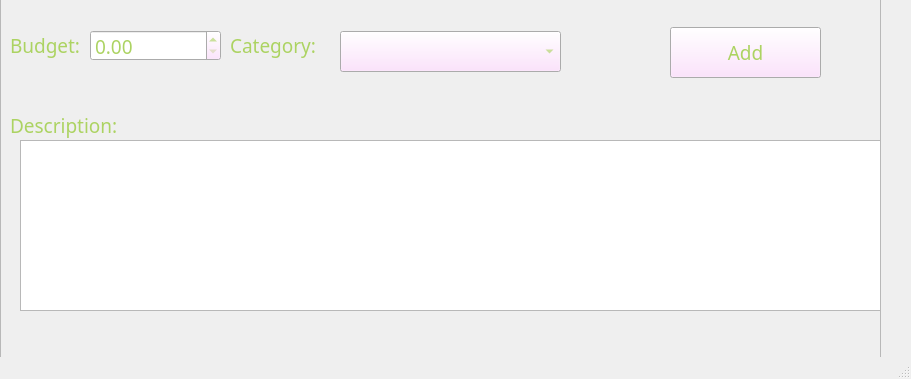
<?xml version="1.0" encoding="UTF-8"?>
<ui version="4.0">
 <class>AddSpending</class>
 <widget class="QMainWindow" name="AddSpending">
  <property name="geometry">
   <rect>
    <x>0</x>
    <y>0</y>
    <width>911</width>
    <height>379</height>
   </rect>
  </property>
  <property name="windowTitle">
   <string>Add spending</string>
  </property>
  <widget class="QWidget" name="centralwidget">
   <widget class="QFrame" name="frame">
    <property name="geometry">
     <rect>
      <x>0</x>
      <y>-10</y>
      <width>881</width>
      <height>401</height>
     </rect>
    </property>
    <property name="palette">
     <palette>
      <active>
       <colorrole role="WindowText">
        <brush brushstyle="SolidPattern">
         <color alpha="255">
          <red>172</red>
          <green>211</green>
          <blue>98</blue>
         </color>
        </brush>
       </colorrole>
       <colorrole role="Button">
        <brush brushstyle="SolidPattern">
         <color alpha="255">
          <red>255</red>
          <green>219</green>
          <blue>255</blue>
         </color>
        </brush>
       </colorrole>
       <colorrole role="Text">
        <brush brushstyle="SolidPattern">
         <color alpha="255">
          <red>172</red>
          <green>211</green>
          <blue>98</blue>
         </color>
        </brush>
       </colorrole>
       <colorrole role="ButtonText">
        <brush brushstyle="SolidPattern">
         <color alpha="255">
          <red>172</red>
          <green>211</green>
          <blue>98</blue>
         </color>
        </brush>
       </colorrole>
       <colorrole role="Highlight">
        <brush brushstyle="SolidPattern">
         <color alpha="255">
          <red>255</red>
          <green>219</green>
          <blue>255</blue>
         </color>
        </brush>
       </colorrole>
       <colorrole role="HighlightedText">
        <brush brushstyle="SolidPattern">
         <color alpha="255">
          <red>255</red>
          <green>255</green>
          <blue>255</blue>
         </color>
        </brush>
       </colorrole>
       <colorrole role="PlaceholderText">
        <brush brushstyle="SolidPattern">
         <color alpha="128">
          <red>172</red>
          <green>211</green>
          <blue>98</blue>
         </color>
        </brush>
       </colorrole>
      </active>
      <inactive>
       <colorrole role="WindowText">
        <brush brushstyle="SolidPattern">
         <color alpha="255">
          <red>172</red>
          <green>211</green>
          <blue>98</blue>
         </color>
        </brush>
       </colorrole>
       <colorrole role="Button">
        <brush brushstyle="SolidPattern">
         <color alpha="255">
          <red>255</red>
          <green>219</green>
          <blue>255</blue>
         </color>
        </brush>
       </colorrole>
       <colorrole role="Text">
        <brush brushstyle="SolidPattern">
         <color alpha="255">
          <red>172</red>
          <green>211</green>
          <blue>98</blue>
         </color>
        </brush>
       </colorrole>
       <colorrole role="ButtonText">
        <brush brushstyle="SolidPattern">
         <color alpha="255">
          <red>172</red>
          <green>211</green>
          <blue>98</blue>
         </color>
        </brush>
       </colorrole>
       <colorrole role="Highlight">
        <brush brushstyle="SolidPattern">
         <color alpha="255">
          <red>255</red>
          <green>219</green>
          <blue>255</blue>
         </color>
        </brush>
       </colorrole>
       <colorrole role="HighlightedText">
        <brush brushstyle="SolidPattern">
         <color alpha="255">
          <red>255</red>
          <green>255</green>
          <blue>255</blue>
         </color>
        </brush>
       </colorrole>
       <colorrole role="PlaceholderText">
        <brush brushstyle="SolidPattern">
         <color alpha="128">
          <red>172</red>
          <green>211</green>
          <blue>98</blue>
         </color>
        </brush>
       </colorrole>
      </inactive>
      <disabled>
       <colorrole role="WindowText">
        <brush brushstyle="SolidPattern">
         <color alpha="255">
          <red>120</red>
          <green>120</green>
          <blue>120</blue>
         </color>
        </brush>
       </colorrole>
       <colorrole role="Button">
        <brush brushstyle="SolidPattern">
         <color alpha="255">
          <red>255</red>
          <green>219</green>
          <blue>255</blue>
         </color>
        </brush>
       </colorrole>
       <colorrole role="Text">
        <brush brushstyle="SolidPattern">
         <color alpha="255">
          <red>120</red>
          <green>120</green>
          <blue>120</blue>
         </color>
        </brush>
       </colorrole>
       <colorrole role="ButtonText">
        <brush brushstyle="SolidPattern">
         <color alpha="255">
          <red>120</red>
          <green>120</green>
          <blue>120</blue>
         </color>
        </brush>
       </colorrole>
       <colorrole role="Highlight">
        <brush brushstyle="SolidPattern">
         <color alpha="255">
          <red>0</red>
          <green>120</green>
          <blue>215</blue>
         </color>
        </brush>
       </colorrole>
       <colorrole role="HighlightedText">
        <brush brushstyle="SolidPattern">
         <color alpha="255">
          <red>255</red>
          <green>255</green>
          <blue>255</blue>
         </color>
        </brush>
       </colorrole>
       <colorrole role="PlaceholderText">
        <brush brushstyle="SolidPattern">
         <color alpha="128">
          <red>0</red>
          <green>0</green>
          <blue>0</blue>
         </color>
        </brush>
       </colorrole>
      </disabled>
     </palette>
    </property>
    <property name="font">
     <font>
      <family>Candara</family>
      <pointsize>14</pointsize>
     </font>
    </property>
    <property name="frameShape">
     <enum>QFrame::StyledPanel</enum>
    </property>
    <property name="frameShadow">
     <enum>QFrame::Raised</enum>
    </property>
    <widget class="QLabel" name="label">
     <property name="geometry">
      <rect>
       <x>10</x>
       <y>40</y>
       <width>81</width>
       <height>31</height>
      </rect>
     </property>
     <property name="text">
      <string>Budget:</string>
     </property>
    </widget>
    <widget class="QDoubleSpinBox" name="doubleSpinBox">
     <property name="geometry">
      <rect>
       <x>90</x>
       <y>40</y>
       <width>131</width>
       <height>31</height>
      </rect>
     </property>
     <property name="maximum">
      <double>1001.000000000000000</double>
     </property>
    </widget>
    <widget class="QLabel" name="label_2">
     <property name="geometry">
      <rect>
       <x>230</x>
       <y>40</y>
       <width>111</width>
       <height>31</height>
      </rect>
     </property>
     <property name="text">
      <string>Category:</string>
     </property>
    </widget>
    <widget class="QComboBox" name="comboBox">
     <property name="geometry">
      <rect>
       <x>340</x>
       <y>41</y>
       <width>221</width>
       <height>41</height>
      </rect>
     </property>
    </widget>
    <widget class="QLabel" name="label_3">
     <property name="geometry">
      <rect>
       <x>10</x>
       <y>120</y>
       <width>121</width>
       <height>31</height>
      </rect>
     </property>
     <property name="text">
      <string>Description:</string>
     </property>
    </widget>
    <widget class="QTextEdit" name="textEdit">
     <property name="geometry">
      <rect>
       <x>20</x>
       <y>150</y>
       <width>861</width>
       <height>171</height>
      </rect>
     </property>
    </widget>
    <widget class="QPushButton" name="pushButton">
     <property name="geometry">
      <rect>
       <x>670</x>
       <y>37</y>
       <width>151</width>
       <height>51</height>
      </rect>
     </property>
     <property name="text">
      <string>Add</string>
     </property>
    </widget>
   </widget>
  </widget>
  <widget class="QMenuBar" name="menubar">
   <property name="geometry">
    <rect>
     <x>0</x>
     <y>0</y>
     <width>911</width>
     <height>26</height>
    </rect>
   </property>
  </widget>
  <widget class="QStatusBar" name="statusbar"/>
 </widget>
 <resources/>
 <connections/>
</ui>
